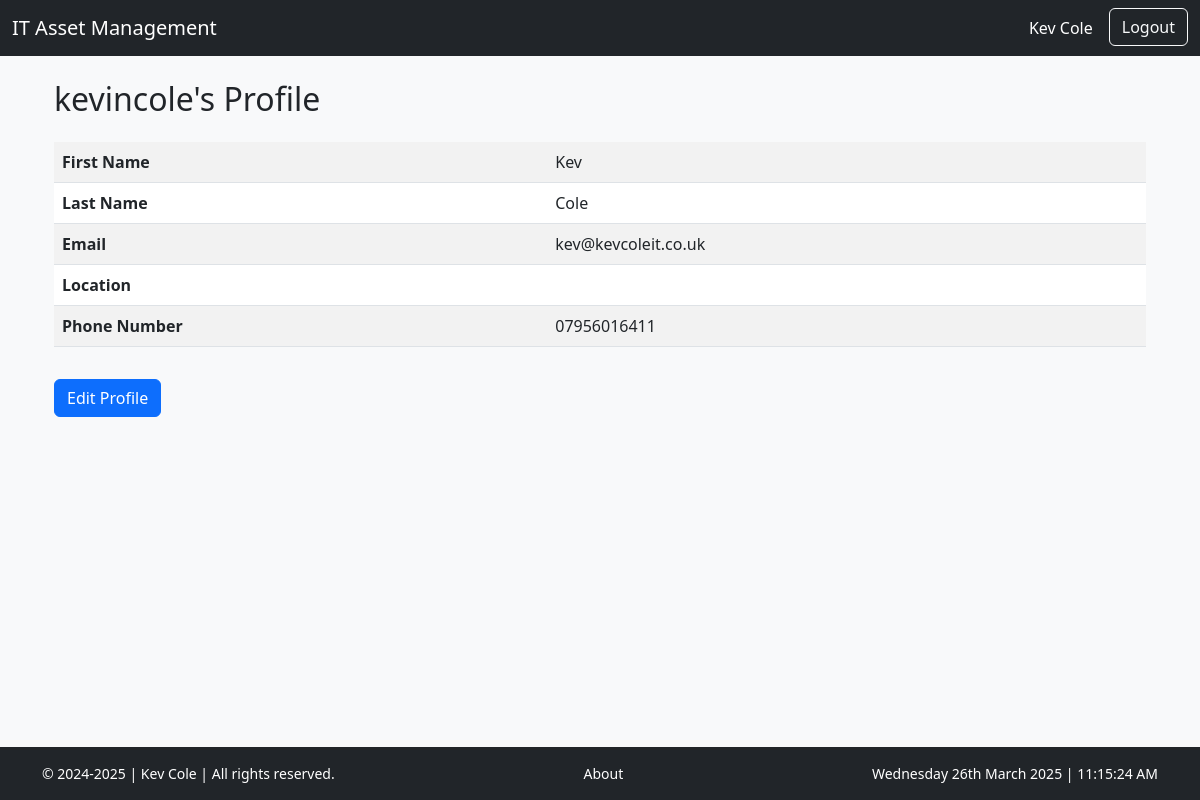
/accounts/profile/ (signed in), run on an earlier commit of the app's database.
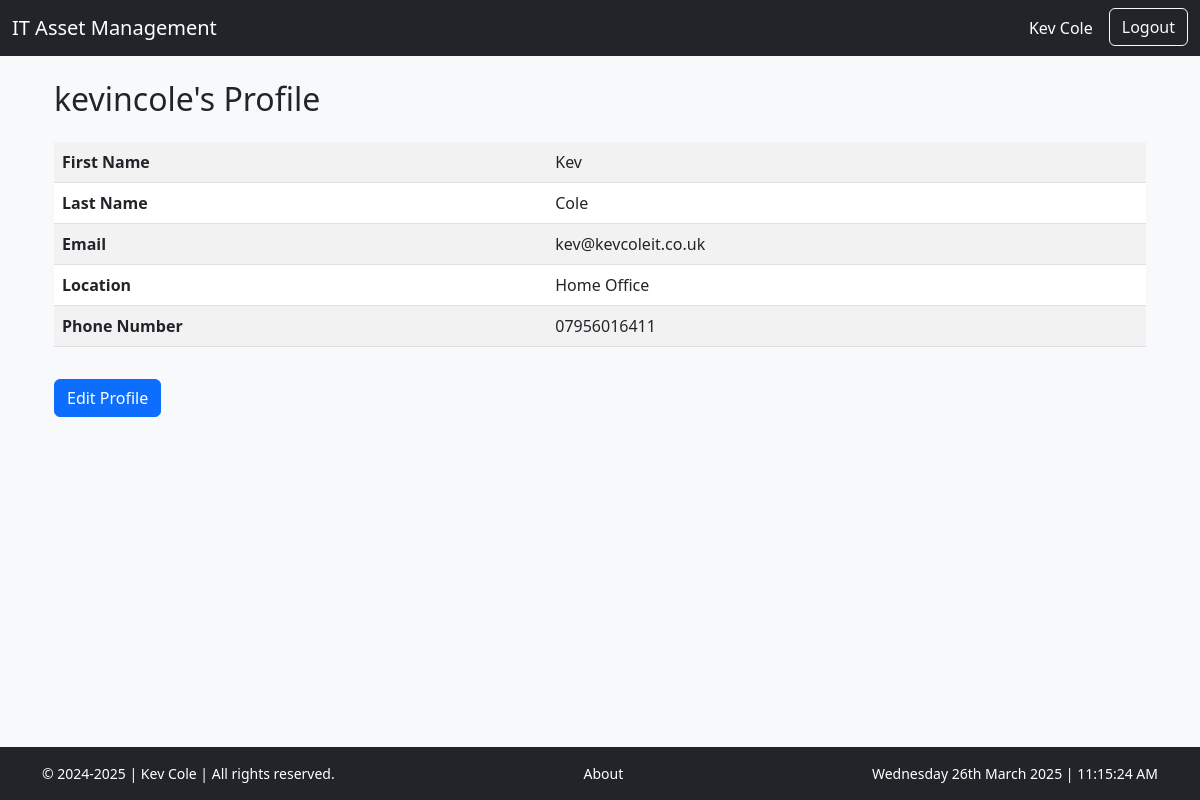
And on a later commit of the database.
### it_asset/models.py (models this page shows, shortened)
class Profile(models.Model):
    user = models.OneToOneField(User, on_delete=models.CASCADE)
    first_name = models.CharField(max_length=30, blank=True)
    last_name = models.CharField(max_length=30, blank=True)
    location = models.CharField(max_length=100, blank=True)
    phone_number = models.CharField(max_length=15, blank=True)

### it_asset/views.py (the view)
# urls.py: path('profile/', views.user_profile, name='profile'),
@login_required
def user_profile(request):
    profile = request.user.profile  # Fetch the user's profile
    return render(request, 'profiles/profile.html', {'profile': profile})

### it_asset/templates/profiles/profile.html (shortened to what this page needs)
{% extends "base.html" %}
{% block content %}
<div class="container mt-4">
    <h2 class="mb-4">{{ user.username }}'s Profile</h2>
    <table class="table table-striped table-hover">
        <tr>
            <th>First Name</th>
            <td>{{ profile.first_name }}</td>
        </tr>
        <tr>
            <th>Last Name</th>
            <td>{{ profile.last_name }}</td>
        </tr>
        <tr>
            <th>Email</th>
            <td>{{ user.email }}</td>
        </tr>
        <tr>
            <th>Location</th>
            <td>{{ profile.location }}</td>
        </tr>
        <tr>
            <th>Phone Number</th>
            <td>{{ profile.phone_number }}</td>
        </tr>
    </table>
    <a href="{% url 'profile_edit' %}" class="btn btn-primary mt-3">Edit Profile</a>
</div>
{% endblock %}

What changed in the data, as far as the page shows it:
changed Profile "Kev": location (not shown) → "Home Office"
